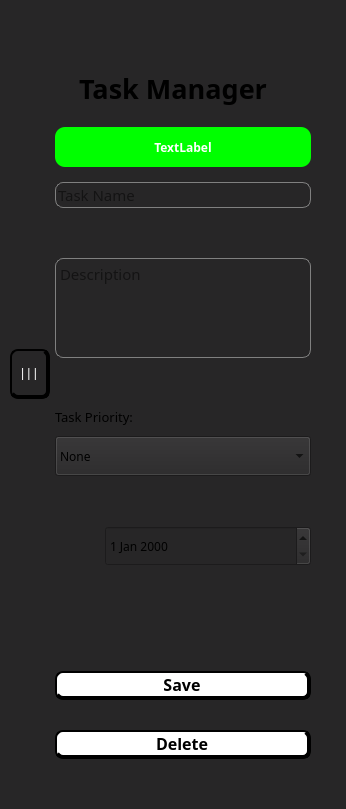
     <widget class="QWidget" name="RightBar" native="true">
      <property name="minimumSize">
       <size>
        <width>200</width>
        <height>0</height>
       </size>
      </property>
      <property name="maximumSize">
       <size>
        <width>350</width>
        <height>16777215</height>
       </size>
      </property>
      <property name="styleSheet">
       <string notr="true">QWidget{
	background-color: rgb(39, 38, 39);
}

QCheckBox::indicator{
	background-color: rgb(39, 38, 39);
	border-radius: 2px;
	border: 2px solid white;
	width: 15px;
	height: 15px;
}

QCheckBox::indicator:checked{
	background-color: white;
	background-image: url(user/check.png);
	border-radius: 2px;
	border: 2px solid white;
}

QLineEdit{
	border-radius: 8px;
	border: 1px solid gray;
}

QTextEdit{
	border-radius: 8px;
	border: 1px solid gray;
}

QPushButton{
	color:white;
	border: 2px solid;
	border-radius: 8px;
	border-bottom: 4px solid;
	border-right: 4px solid 
}
QPushButton:hover{
	background-color: &quot;#3d3d3d&quot;;
 	color: black;
}
QPushButton:pressed{
	border-bottom: 2px solid;
	border-right: 2px solid
}

</string>
      </property>
      <layout class="QGridLayout" name="gridLayout_6">
       <property name="leftMargin">
        <number>10</number>
       </property>
       <property name="topMargin">
        <number>50</number>
       </property>
       <property name="rightMargin">
        <number>10</number>
       </property>
       <property name="bottomMargin">
        <number>50</number>
       </property>
       <property name="horizontalSpacing">
        <number>5</number>
       </property>
       <property name="verticalSpacing">
        <number>0</number>
       </property>
       <item row="5" column="2">
        <widget class="QWidget" name="rightSpacer" native="true">
         <property name="minimumSize">
          <size>
           <width>20</width>
           <height>0</height>
          </size>
         </property>
         <property name="maximumSize">
          <size>
           <width>40</width>
           <height>16777215</height>
          </size>
         </property>
        </widget>
       </item>
       <item row="12" column="1">
        <widget class="QPushButton" name="saveTaskButton">
         <property name="sizePolicy">
          <sizepolicy hsizetype="Minimum" vsizetype="Minimum">
           <horstretch>0</horstretch>
           <verstretch>0</verstretch>
          </sizepolicy>
         </property>
         <property name="maximumSize">
          <size>
           <width>16777215</width>
           <height>70</height>
          </size>
         </property>
         <property name="baseSize">
          <size>
           <width>0</width>
           <height>0</height>
          </size>
         </property>
         <property name="font">
          <font>
           <family>Century Gothic</family>
           <pointsize>12</pointsize>
           <weight>75</weight>
           <bold>true</bold>
          </font>
         </property>
         <property name="cursor">
          <cursorShape>PointingHandCursor</cursorShape>
         </property>
         <property name="styleSheet">
          <string notr="true">color:black;
background-color: white;
</string>
         </property>
         <property name="text">
          <string>Save</string>
         </property>
         <property name="autoDefault">
          <bool>true</bool>
         </property>
         <property name="default">
          <bool>true</bool>
         </property>
        </widget>
       </item>
       <item row="7" column="1">
        <layout class="QGridLayout" name="rightMenuButtons">
         <property name="topMargin">
          <number>15</number>
         </property>
         <property name="bottomMargin">
          <number>15</number>
         </property>
         <property name="horizontalSpacing">
          <number>0</number>
         </property>
         <property name="verticalSpacing">
          <number>50</number>
         </property>
         <item row="3" column="0" colspan="2">
          <layout class="QVBoxLayout" name="taskPriorityLayout">
           <property name="spacing">
            <number>10</number>
           </property>
           <property name="bottomMargin">
            <number>0</number>
           </property>
           <item>
            <widget class="QLabel" name="taskPriorityLabel">
             <property name="sizePolicy">
              <sizepolicy hsizetype="Preferred" vsizetype="Fixed">
               <horstretch>0</horstretch>
               <verstretch>0</verstretch>
              </sizepolicy>
             </property>
             <property name="font">
              <font>
               <family>Century Gothic</family>
               <pointsize>10</pointsize>
               <weight>50</weight>
               <bold>false</bold>
              </font>
             </property>
             <property name="text">
              <string>Task Priority:</string>
             </property>
             <property name="alignment">
              <set>Qt::AlignBottom|Qt::AlignLeading|Qt::AlignLeft</set>
             </property>
            </widget>
           </item>
           <item>
            <widget class="QComboBox" name="choosePriority">
             <property name="sizePolicy">
              <sizepolicy hsizetype="Preferred" vsizetype="Maximum">
               <horstretch>0</horstretch>
               <verstretch>0</verstretch>
              </sizepolicy>
             </property>
             <property name="minimumSize">
              <size>
               <width>0</width>
               <height>40</height>
              </size>
             </property>
             <property name="maximumSize">
              <size>
               <width>16777215</width>
               <height>50</height>
              </size>
             </property>
             <property name="font">
              <font>
               <family>Century Gothic</family>
               <pointsize>9</pointsize>
               <weight>50</weight>
               <bold>false</bold>
              </font>
             </property>
             <property name="layoutDirection">
              <enum>Qt::LeftToRight</enum>
             </property>
             <item>
              <property name="text">
               <string>None</string>
              </property>
             </item>
             <item>
              <property name="text">
               <string>Urgent - Important</string>
              </property>
             </item>
             <item>
              <property name="text">
               <string>Urgent - Not Important</string>
              </property>
             </item>
             <item>
              <property name="text">
               <string>Not Urgent - Important</string>
              </property>
             </item>
             <item>
              <property name="text">
               <string>Not Urgent - Not Important</string>
              </property>
             </item>
            </widget>
           </item>
          </layout>
         </item>
         <item row="5" column="0">
          <widget class="QLabel" name="calendarIcon">
           <property name="sizePolicy">
            <sizepolicy hsizetype="Preferred" vsizetype="Fixed">
             <horstretch>0</horstretch>
             <verstretch>0</verstretch>
            </sizepolicy>
           </property>
           <property name="minimumSize">
            <size>
             <width>50</width>
             <height>0</height>
            </size>
           </property>
           <property name="maximumSize">
            <size>
             <width>0</width>
             <height>16777215</height>
            </size>
           </property>
           <property name="text">
            <string/>
           </property>
           <property name="pixmap">
            <pixmap>user/calendar.png</pixmap>
           </property>
           <property name="alignment">
            <set>Qt::AlignLeading|Qt::AlignLeft|Qt::AlignVCenter</set>
           </property>
          </widget>
         </item>
         <item row="5" column="1">
          <widget class="QDateEdit" name="dateEdit">
           <property name="sizePolicy">
            <sizepolicy hsizetype="Preferred" vsizetype="Maximum">
             <horstretch>0</horstretch>
             <verstretch>0</verstretch>
            </sizepolicy>
           </property>
           <property name="minimumSize">
            <size>
             <width>0</width>
             <height>40</height>
            </size>
           </property>
           <property name="font">
            <font>
             <family>Century Gothic</family>
             <pointsize>9</pointsize>
             <weight>50</weight>
             <bold>false</bold>
            </font>
           </property>
          </widget>
         </item>
         <item row="1" column="0" colspan="2">
          <widget class="QTextEdit" name="taskDescription">
           <property name="sizePolicy">
            <sizepolicy hsizetype="Preferred" vsizetype="MinimumExpanding">
             <horstretch>0</horstretch>
             <verstretch>0</verstretch>
            </sizepolicy>
           </property>
           <property name="maximumSize">
            <size>
             <width>16777215</width>
             <height>100</height>
            </size>
           </property>
           <property name="font">
            <font>
             <family>Century Gothic</family>
             <pointsize>11</pointsize>
             <weight>50</weight>
             <bold>false</bold>
            </font>
           </property>
           <property name="html">
            <string>&lt;!DOCTYPE HTML PUBLIC &quot;-//W3C//DTD HTML 4.0//EN&quot; &quot;http://www.w3.org/TR/REC-html40/strict.dtd&quot;&gt;
&lt;html&gt;&lt;head&gt;&lt;meta name=&quot;qrichtext&quot; content=&quot;1&quot; /&gt;&lt;style type=&quot;text/css&quot;&gt;
p, li { white-space: pre-wrap; }
&lt;/style&gt;&lt;/head&gt;&lt;body style=&quot; font-family:'Century Gothic'; font-size:11pt; font-weight:400; font-style:normal;&quot;&gt;
&lt;p style=&quot;-qt-paragraph-type:empty; margin-top:0px; margin-bottom:0px; margin-left:0px; margin-right:0px; -qt-block-indent:0; text-indent:0px; font-family:'MS Shell Dlg 2';&quot;&gt;&lt;br /&gt;&lt;/p&gt;&lt;/body&gt;&lt;/html&gt;</string>
           </property>
           <property name="placeholderText">
            <string>Description</string>
           </property>
          </widget>
         </item>
         <item row="0" column="0" colspan="2">
          <widget class="QLineEdit" name="taskNameInput">
           <property name="sizePolicy">
            <sizepolicy hsizetype="Preferred" vsizetype="Preferred">
             <horstretch>0</horstretch>
             <verstretch>0</verstretch>
            </sizepolicy>
           </property>
           <property name="minimumSize">
            <size>
             <width>0</width>
             <height>0</height>
            </size>
           </property>
           <property name="maximumSize">
            <size>
             <width>16777215</width>
             <height>50</height>
            </size>
           </property>
           <property name="font">
            <font>
             <family>Century Gothic</family>
             <pointsize>11</pointsize>
             <weight>50</weight>
             <bold>false</bold>
            </font>
           </property>
           <property name="inputMask">
            <string/>
           </property>
           <property name="text">
            <string/>
           </property>
           <property name="dragEnabled">
            <bool>false</bool>
           </property>
           <property name="placeholderText">
            <string>Task Name</string>
           </property>
          </widget>
         </item>
        </layout>
       </item>
       <item row="4" column="1">
        <spacer name="verticalSpacer_6">
         <property name="orientation">
          <enum>Qt::Vertical</enum>
         </property>
         <property name="sizeType">
          <enum>QSizePolicy::Minimum</enum>
         </property>
         <property name="sizeHint" stdset="0">
          <size>
           <width>20</width>
           <height>20</height>
          </size>
         </property>
        </spacer>
       </item>
       <item row="7" column="0">
        <widget class="QPushButton" name="closeRightMenuButton">
         <property name="sizePolicy">
          <sizepolicy hsizetype="Minimum" vsizetype="Fixed">
           <horstretch>0</horstretch>
           <verstretch>0</verstretch>
          </sizepolicy>
         </property>
         <property name="minimumSize">
          <size>
           <width>40</width>
           <height>40</height>
          </size>
         </property>
         <property name="maximumSize">
          <size>
           <width>50</width>
           <height>50</height>
          </size>
         </property>
         <property name="cursor">
          <cursorShape>PointingHandCursor</cursorShape>
         </property>
         <property name="styleSheet">
          <string notr="true">color: white;</string>
         </property>
         <property name="text">
          <string>| | |</string>
         </property>
        </widget>
       </item>
       <item row="14" column="1">
        <widget class="QPushButton" name="deleteTaskButton">
         <property name="sizePolicy">
          <sizepolicy hsizetype="Minimum" vsizetype="Minimum">
           <horstretch>0</horstretch>
           <verstretch>0</verstretch>
          </sizepolicy>
         </property>
         <property name="maximumSize">
          <size>
           <width>16777215</width>
           <height>70</height>
          </size>
         </property>
         <property name="baseSize">
          <size>
           <width>0</width>
           <height>0</height>
          </size>
         </property>
         <property name="font">
          <font>
           <family>Century Gothic</family>
           <pointsize>12</pointsize>
           <weight>75</weight>
           <bold>true</bold>
          </font>
         </property>
         <property name="cursor">
          <cursorShape>PointingHandCursor</cursorShape>
         </property>
         <property name="styleSheet">
          <string notr="true">color:black;
background-color: white;
</string>
         </property>
         <property name="text">
          <string>Delete</string>
         </property>
         <property name="autoDefault">
          <bool>true</bool>
         </property>
        </widget>
       </item>
       <item row="9" column="1">
        <spacer name="verticalSpacer_3">
         <property name="orientation">
          <enum>Qt::Vertical</enum>
         </property>
         <property name="sizeType">
          <enum>QSizePolicy::Maximum</enum>
         </property>
         <property name="sizeHint" stdset="0">
          <size>
           <width>20</width>
           <height>50</height>
          </size>
         </property>
        </spacer>
       </item>
       <item row="13" column="1">
        <spacer name="verticalSpacer_2">
         <property name="orientation">
          <enum>Qt::Vertical</enum>
         </property>
         <property name="sizeType">
          <enum>QSizePolicy::Fixed</enum>
         </property>
         <property name="sizeHint" stdset="0">
          <size>
           <width>20</width>
           <height>30</height>
          </size>
         </property>
        </spacer>
       </item>
       <item row="8" column="1">
        <layout class="QVBoxLayout" name="verticalLayout"/>
       </item>
       <item row="1" column="0" colspan="3">
        <widget class="QLabel" name="taskManagerTitle">
         <property name="sizePolicy">
          <sizepolicy hsizetype="Preferred" vsizetype="Fixed">
           <horstretch>0</horstretch>
           <verstretch>20</verstretch>
          </sizepolicy>
         </property>
         <property name="font">
          <font>
           <family>Century Gothic</family>
           <pointsize>20</pointsize>
           <weight>75</weight>
           <bold>true</bold>
          </font>
         </property>
         <property name="text">
          <string>Task Manager</string>
         </property>
         <property name="alignment">
          <set>Qt::AlignCenter</set>
         </property>
        </widget>
       </item>
       <item row="10" column="1">
        <spacer name="verticalSpacer_8">
         <property name="orientation">
          <enum>Qt::Vertical</enum>
         </property>
         <property name="sizeType">
          <enum>QSizePolicy::Minimum</enum>
         </property>
         <property name="sizeHint" stdset="0">
          <size>
           <width>20</width>
           <height>40</height>
          </size>
         </property>
        </spacer>
       </item>
       <item row="0" column="1">
        <spacer name="verticalSpacer_9">
         <property name="orientation">
          <enum>Qt::Vertical</enum>
         </property>
         <property name="sizeType">
          <enum>QSizePolicy::Minimum</enum>
         </property>
         <property name="sizeHint" stdset="0">
          <size>
           <width>20</width>
           <height>20</height>
          </size>
         </property>
        </spacer>
       </item>
       <item row="5" column="1">
        <widget class="QLabel" name="errorMessageLabel">
         <property name="minimumSize">
          <size>
           <width>0</width>
           <height>40</height>
          </size>
         </property>
         <property name="maximumSize">
          <size>
           <width>16777215</width>
           <height>40</height>
          </size>
         </property>
         <property name="font">
          <font>
           <family>Century Gothic</family>
           <pointsize>9</pointsize>
           <weight>75</weight>
           <bold>true</bold>
          </font>
         </property>
         <property name="styleSheet">
          <string notr="true">border-radius: 10px;
background-color: rgb(0, 255, 0);
color: white;</string>
         </property>
         <property name="text">
          <string>TextLabel</string>
         </property>
         <property name="alignment">
          <set>Qt::AlignCenter</set>
         </property>
        </widget>
       </item>
      </layout>
     </widget>
